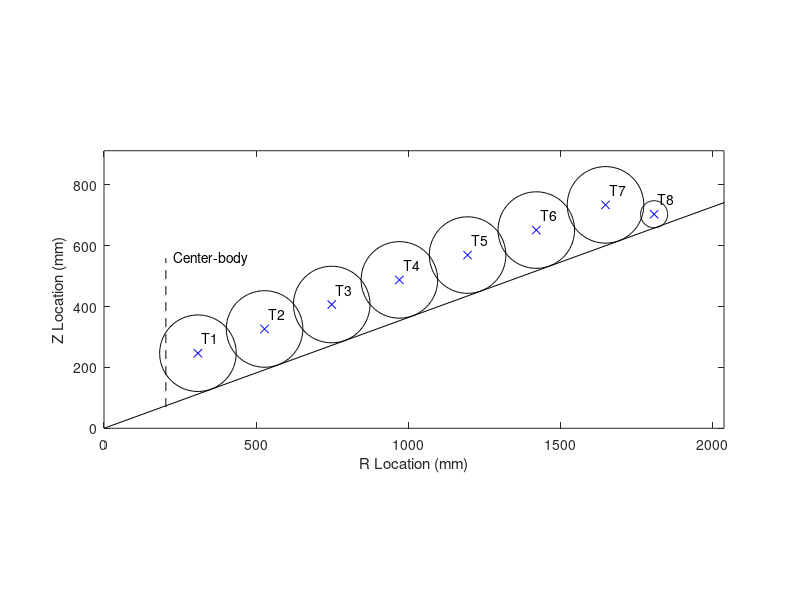

The MATLAB script that drew this image:
function [C,r] = pressure_tub_config
% Defines the 3.7 meter HIAD pressure tub test cross section

alpha = 70; % Cone angle
R = 3.7/2; % HIAD radius
R = R*1000/25.4;
Rcb = 8; % Radius of centerbody

L = R/sind(alpha) - Rcb/sind(alpha); % Length of TPS

r = [9.9 % Scaled from drawing
    9.9
    9.9
    9.9
    9.9
    9.9
    9.9
    3.5]/2;

C1 = zeros(size(r,1),2);

overlap = [.8 .3]; % Torus overlap linearly tapers from a to b
overlap_i = linspace(overlap(1),overlap(2),size(r,1))';

% Location of first torus
C1(1,:) = [Rcb + r(1) (Rcb + r(1))/tand(alpha) + r(1)/sind(alpha)] - [overlap_i(1) overlap_i(1)*cosd(alpha)];

% Location of other tori
for i = 2:size(r,1) - 1
    Li = r(i - 1) + r(i) - overlap_i(i);
    C1(i,:) = C1(i - 1,:) + [Li*cosd(90 - alpha) Li*sind(90 - alpha)];
end

% Location of shoulder torus
th = -30.897;
Li = r(end - 1) + r(end) - overlap_i(end);
alpha0 = 90 - alpha;

% x = C1(end - 1,1);
% y = C1(end - 1,2);
% x1 = x + Li*cosd(th)
% y1 = y + Li*sind(th)
% y11 = tand(alpha0)*x1

% f = @(th) y + Li*sind(th) - tand(alpha0)*(x + Li*cosd(th));
% fminsearch(@(th) f(th),[-20 -40])

% a = Li*sind(th) - Li*cosd(th)*tand(alpha0)
% b = tand(alpha0)*x + r(end)*sind(alpha0)*tand(alpha0) - y + r(end)*cosd(alpha0)

C1(end,:) = C1(end - 1,:) + [Li*cosd(alpha0 + th) Li*sind(alpha0 + th)];

% % Check HIAD radius
% Lout = (C1(end,1) + r(end))*25.4/1000*2;

% Include tieback location
C = [Rcb C1(1,2);
    C1];


%% Plot
theta = linspace(0,2*pi,100)';
plotting = 1;

SI = 25.4;

if plotting == 1
    figure(100)
    clf
    box on
    hold on
    axis equal
%     axis off

    for i = 1:size(C1,1)
        plot(C1(i,1)*SI,C1(i,2)*SI,'bx') % Torus centers
        plot((r(i)*cos(theta) + C1(i,1))*SI,(r(i)*sin(theta) + C1(i,2))*SI,'k-') % Torus cross sections
        
        text((C1(i,1) + .5)*SI,(C1(i,2) + 2)*SI,strcat('T',num2str(i)))
    end

    plot([0 R*1.25*cosd(90 - alpha)]*SI,[0 R*1.25*sind(90 - alpha)]*SI,'k-') % HIAD fore side
    plot([Rcb Rcb]*SI,[Rcb*cosd(alpha) (C1(1,2) + r(1))*1.5]*SI,'k--') % Centerbody location
    text((Rcb + 1)*SI,(C1(1,2) + r(1))*1.5*SI,'Center-body')
    
    xlim([0 (C1(end,1) + r(end))*1.1]*SI)
    ylim([0 (C1(end,2) + r(end - 1))*1.1]*SI)
    
    xlabel('R Location (mm)')
    ylabel('Z Location (mm)')
end
end

